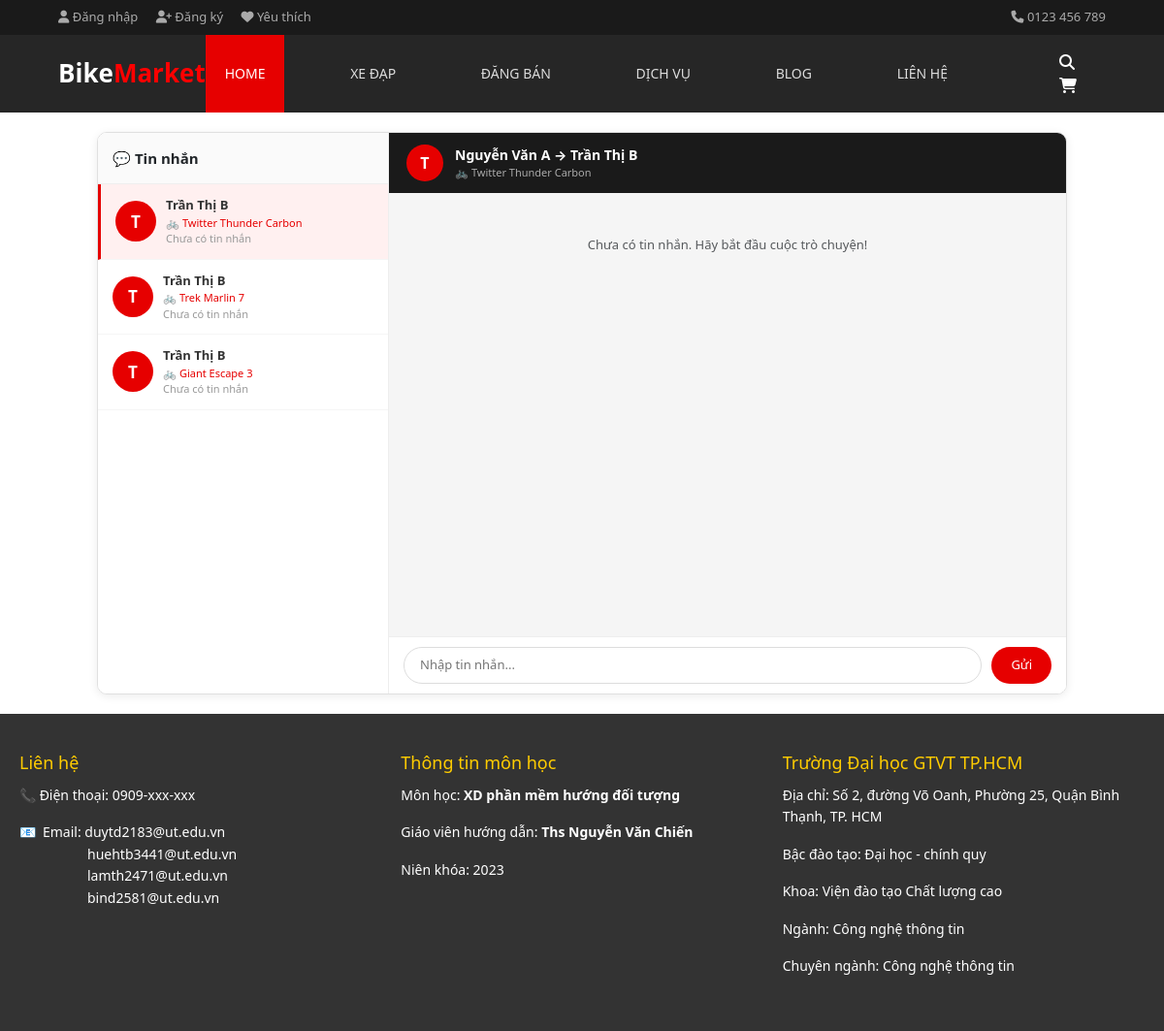
/Admin/index.php?action=chat&id=3, run on the app's committed database.
### tables this page shows
CREATE TABLE `cuoc_hoi_thoai` (
  `id` int(11) NOT NULL,
  `buyer_id` int(11) NOT NULL,
  `seller_id` int(11) NOT NULL,
  `xe_id` int(11) NOT NULL,
  `created_at` timestamp NOT NULL DEFAULT current_timestamp()
);

CREATE TABLE `bicycles` (
  `id` int(11) NOT NULL,
  `seller_id` int(11) NOT NULL DEFAULT 2,
  `name` varchar(255) NOT NULL,
  `price` int(11) DEFAULT NULL,
  `category_id` int(11) DEFAULT NULL,
  `brand_id` int(11) DEFAULT NULL,
  `condition_status` varchar(50) DEFAULT NULL,
  `frame_size` varchar(20) DEFAULT NULL,
  `location` varchar(100) DEFAULT NULL,
  `description` text DEFAULT NULL,
  `main_image` varchar(255) DEFAULT NULL,
  `sub_image1` varchar(255) DEFAULT NULL,
  `sub_image2` varchar(255) DEFAULT NULL,
  `sub_image3` varchar(255) DEFAULT NULL,
  `is_featured` tinyint(1) DEFAULT 1,
  `created_at` timestamp NOT NULL DEFAULT current_timestamp()
);

CREATE TABLE `users` (
  `id` int(11) NOT NULL,
  `name` varchar(100) NOT NULL,
  `email` varchar(100) NOT NULL,
  `password` varchar(255) NOT NULL,
  `role` enum('buyer','seller','admin') DEFAULT 'buyer',
  `created_at` timestamp NOT NULL DEFAULT current_timestamp()
);

### Admin/controllers/MessageController.php (called while the page is built, shortened)
<?php
require_once "models/Message.php";
class MessageController {
    private $model;
    public function __construct() {
        $this->model = new Message();
    }
    public function chat() {
        $hoi_thoai_id = $_GET['id'] ?? 0;
        $messages     = $this->model->getMessages($hoi_thoai_id);
        $conversation = $this->model->getConversationDetail($hoi_thoai_id);
        $conversations = $this->model->getConversations($_SESSION['user_id']);
        require __DIR__ . "/../views/chat.php";
    }
}

### Admin/models/Message.php (called while the page is built, shortened)
<?php
require_once "config/database.php";
class Message {
    private $conn;
    public function __construct() {
        $db = new Database();
        $this->conn = $db->connect();
    }
    public function getConversations($user_id) {
    $query = "SELECT c.*,
                b.name AS ten_xe,
                CASE
                    WHEN c.buyer_id = :user_id THEN u_seller.name
                    ELSE u_buyer.name
                END AS ten_doi_phuong,
                (SELECT noi_dung
                 FROM tin_nhan t
                 WHERE t.hoi_thoai_id = c.id
                 ORDER BY t.created_at DESC
                 LIMIT 1) AS tin_nhan_cuoi
              FROM cuoc_hoi_thoai c
              JOIN bicycles b     ON c.xe_id     = b.id
              JOIN users u_buyer  ON c.buyer_id  = u_buyer.id
              JOIN users u_seller ON c.seller_id = u_seller.id
              WHERE c.buyer_id = :user_id OR c.seller_id = :user_id
              ORDER BY c.created_at DESC";
    $stmt = $this->conn->prepare($query);
    $stmt->execute(['user_id' => $user_id]);
    return $stmt->fetchAll(PDO::FETCH_ASSOC);
}
    public function getConversationDetail($hoi_thoai_id) {
    $query = "SELECT c.*, b.name AS ten_xe,
                u_buyer.name  AS ten_buyer,
                u_seller.name AS ten_seller
              FROM cuoc_hoi_thoai c
              JOIN bicycles b     ON c.xe_id     = b.id
              JOIN users u_buyer  ON c.buyer_id  = u_buyer.id
              JOIN users u_seller ON c.seller_id = u_seller.id
              WHERE c.id = :id";
    $stmt = $this->conn->prepare($query);
    $stmt->execute(['id' => $hoi_thoai_id]);
    return $stmt->fetch(PDO::FETCH_ASSOC);
}
}

### Admin/config/database.php (called while the page is built, shortened)
<?php
class Database {
    private $host     = "localhost";
    private $db_name  = "oop_bicycle_system";
    private $username = "root";
    private $password = "";
    public function connect() {
        $this->conn = null;
        try {
            $this->conn = new PDO(
                "mysql:host=" . $this->host . ";dbname=" . $this->db_name,
                $this->username,
                $this->password
            );
            $this->conn->setAttribute(PDO::ATTR_ERRMODE, PDO::ERRMODE_EXCEPTION);
        } catch(PDOException $e) {
            echo "Connection error: " . $e->getMessage();
        }
        return $this->conn;
    }
}

### Admin/views/chat.php (the view, shortened to what this page needs)
<?php include __DIR__ . '/../includes/header.php'; ?>
<link href="https://cdn.jsdelivr.net/npm/bootstrap@5.3.0/dist/css/bootstrap.min.css" rel="stylesheet">
<div class="messenger-wrapper">
    <div class="conv-list">
        <div class="conv-list-header">
            💬 Tin nhắn
        </div>
        <?php if (empty($conversations)): ?>
            <div class="p-3 text-muted text-center" style="font-size:13px;">
                Chưa có hội thoại nào
            </div>
        <?php else: ?>
            <?php foreach ($conversations as $c): ?>
                <?php $active = ($c['id'] == ($_GET['id'] ?? 0)) ? 'active' : ''; ?>
                <a href="index.php?action=chat&id=<?= $c['id'] ?>"
                   class="conv-item <?= $active ?>">
                    <div class="conv-avatar">
                        <?= mb_substr($c['ten_doi_phuong'], 0, 1) ?>
                    </div>
                    <div class="conv-info">
                        <div class="conv-name"><?= htmlspecialchars($c['ten_doi_phuong']) ?></div>
                        <div class="conv-bike">🚲 <?= htmlspecialchars($c['ten_xe']) ?></div>
                        <div class="conv-last">
                            <?= htmlspecialchars($c['tin_nhan_cuoi'] ?? 'Chưa có tin nhắn') ?>
                        </div>
                    </div>
                </a>
            <?php endforeach; ?>
        <?php endif; ?>
    </div>
    <div class="chat-area">
        <div class="chat-header">
            <div class="avatar">
                <?= mb_substr($conversation['ten_seller'] ?? '?', 0, 1) ?>
            </div>
            <div>
                <div class="hd-name">
                    <?= htmlspecialchars($conversation['ten_buyer']) ?>
                    →
                    <?= htmlspecialchars($conversation['ten_seller']) ?>
                </div>
                <div class="hd-bike">🚲 <?= htmlspecialchars($conversation['ten_xe']) ?></div>
            </div>
        </div>
        <div class="chat-body" id="chatBody">
            <?php if (empty($messages)): ?>
                <div class="text-center text-muted mt-4" style="font-size:13px;">
                    Chưa có tin nhắn. Hãy bắt đầu cuộc trò chuyện!
                </div>
            <?php endif; ?>
        </div>
        <form method="POST" action="index.php?action=send" class="chat-footer">
            <input type="text" name="noi_dung"
                   placeholder="Nhập tin nhắn..." required autocomplete="off">
            <button type="submit">Gửi</button>
        </form>
    </div>
</div>
<?php include __DIR__ . '/../includes/footer.php'; ?>

### Admin/includes/header.php (style rules this page uses)
body { margin: 0; font-family: Arial, sans-serif; }

### Admin/views/chat.php (style rules this page uses)
.messenger-wrapper { display: flex; height: calc(100vh - 220px); max-width: 1000px; margin: 20px auto; border: 1px solid #e0e0e0; border-radius: 10px; overflow: hidden; box-shadow: 0 2px 10px rgba(0,0,0,0.08); }
.conv-list { width: 300px; min-width: 300px; border-right: 1px solid #eee; overflow-y: auto; background: #fff; }
.conv-list-header { padding: 15px; font-weight: bold; font-size: 15px; border-bottom: 1px solid #eee; background: #fafafa; }
.conv-item { display: flex; align-items: center; padding: 12px 15px; border-bottom: 1px solid #f5f5f5; text-decoration: none; color: #333; transition: background 0.15s; gap: 10px; }
.conv-item.active { background: #fff0f0; border-left: 3px solid #e60000; }
.conv-avatar { width: 42px; height: 42px; border-radius: 50%; background: #e60000; color: white; display: flex; align-items: center; justify-content: center; font-weight: bold; font-size: 17px; flex-shrink: 0; }
.conv-info { overflow: hidden; }
.conv-name { font-weight: bold; font-size: 13px; white-space: nowrap; overflow: hidden; text-overflow: ellipsis; }
.conv-bike { font-size: 11px; color: #e60000; white-space: nowrap; overflow: hidden; text-overflow: ellipsis; }
.conv-last { font-size: 11px; color: #999; white-space: nowrap; overflow: hidden; text-overflow: ellipsis; }
.chat-area { flex: 1; display: flex; flex-direction: column; background: #fff; min-width: 0; }
.chat-header { background: #1a1a1a; color: white; padding: 12px 18px; display: flex; align-items: center; gap: 12px; flex-shrink: 0; }
.chat-header .avatar { width: 38px; height: 38px; border-radius: 50%; background: #e60000; display: flex; align-items: center; justify-content: center; font-weight: bold; font-size: 16px; flex-shrink: 0; }
.chat-header .hd-name { font-weight: bold; font-size: 14px; }
.chat-header .hd-bike { font-size: 11px; color: #aaa; }
.chat-body { flex: 1; overflow-y: auto; padding: 20px; background: #f5f5f5; display: flex; flex-direction: column; gap: 10px; }
.chat-footer { padding: 10px 15px; border-top: 1px solid #eee; display: flex; gap: 10px; background: white; flex-shrink: 0; }
.chat-footer input { flex: 1; border: 1px solid #ddd; border-radius: 20px; padding: 8px 16px; font-size: 13px; outline: none; }
.chat-footer button { background: #e60000; color: white; border: none; border-radius: 20px; padding: 8px 20px; font-size: 13px; cursor: pointer; }

### data on the page
cuoc_hoi_thoai: ten_doi_phuong "T", ten_doi_phuong "Trần Thị B", xe.name "Twitter Thunder Carbon", tin_nhan_cuoi "Chưa có tin nhắn", seller.name "T", buyer.name "Nguyễn Văn A", seller.name "Trần Thị B"
cuoc_hoi_thoai: ten_doi_phuong "T", ten_doi_phuong "Trần Thị B", xe.name "Trek Marlin 7", tin_nhan_cuoi "Chưa có tin nhắn"
cuoc_hoi_thoai: ten_doi_phuong "T", ten_doi_phuong "Trần Thị B", xe.name "Giant Escape 3", tin_nhan_cuoi "Chưa có tin nhắn"
